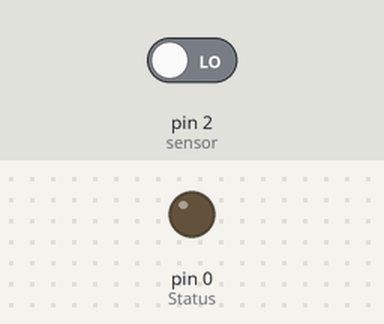
The sketch below on a simulated Arduino Uno, built with avr-gcc and run on an emulated ATmega328P. Shown: output pins drawn as LEDs (lit = HIGH). The inputs (shaded band) are chosen by the test bench; at power-on: pin 2 (sensor) LOW.

Above: at 2.8 s.
2.9 s: pin 2 (sensor) driven HIGH
At 3.5 s:
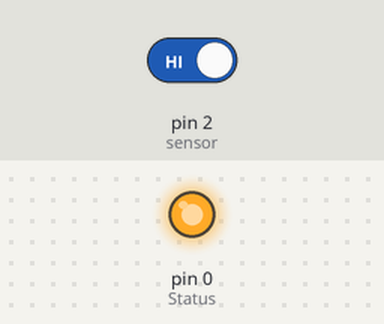
4.5 s: pin 2 (sensor) driven LOW
At 6.2 s:
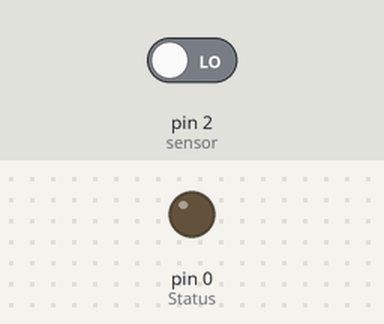
Timing chart, 0 to 7.7 s (numbered marks = the images above; inputs shaded):
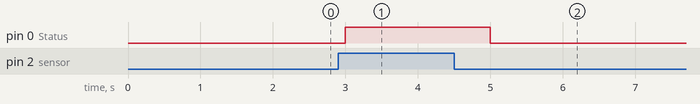

Measured:
- after the input at 2.9 s, pin 0 (Status): LOW → HIGH after 0.10 s
- after the input at 4.5 s, pin 0 (Status): HIGH → LOW after 0.50 s

The sketch:

PIR.ino
```cpp
int Status = 0;  // Digital pin D3

int sensor = 2;  // Digital pin D4
void setup() {

  pinMode(sensor, INPUT);   // declare sensor as input
  pinMode(Status, OUTPUT);  // declare LED as output
}
void loop() {

  long state = digitalRead(sensor);
    if(state == HIGH) {
      digitalWrite (Status, HIGH);
      Serial.println("Motion detected!");
      delay(1000);
    }
    else {
      digitalWrite (Status, LOW);
      Serial.println("Motion absent!");
      delay(1000);
      }
}
```
